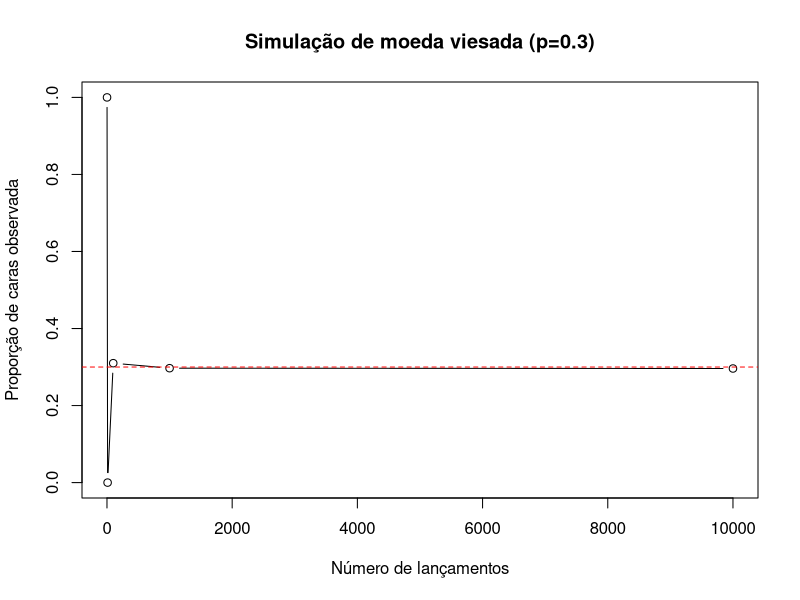
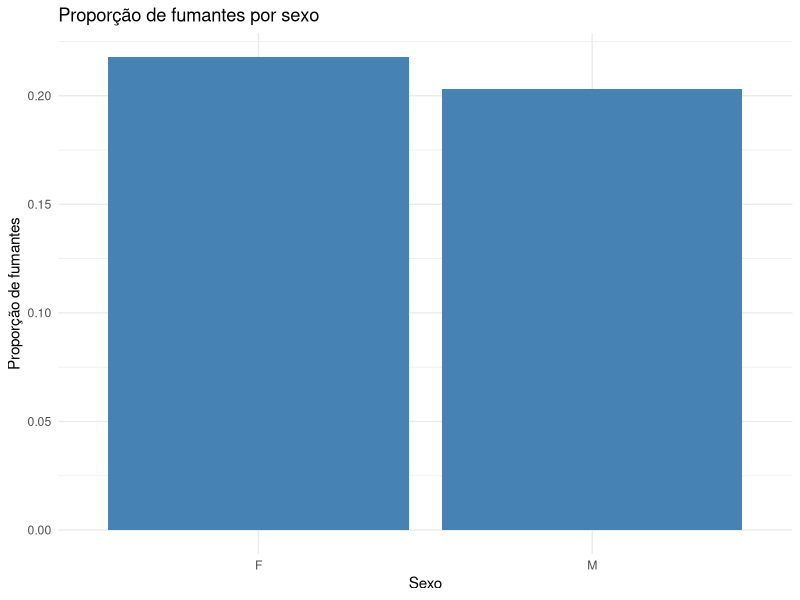
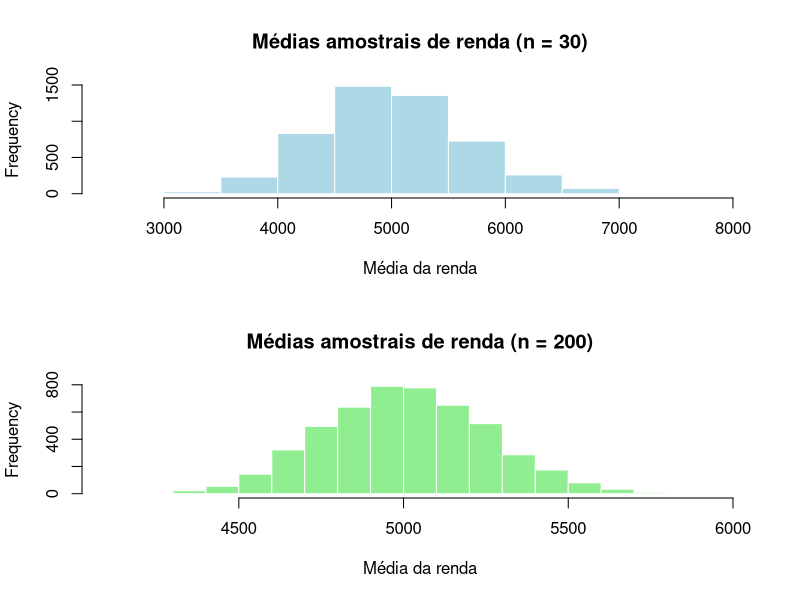
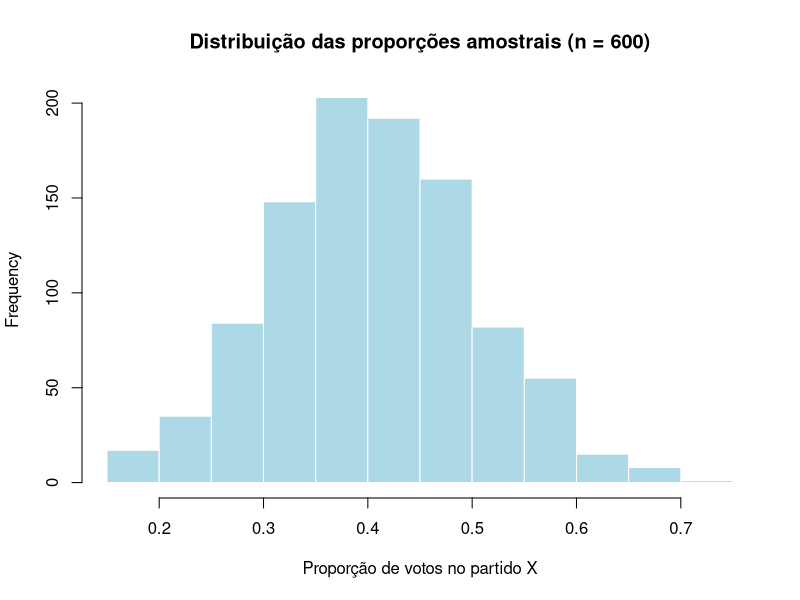
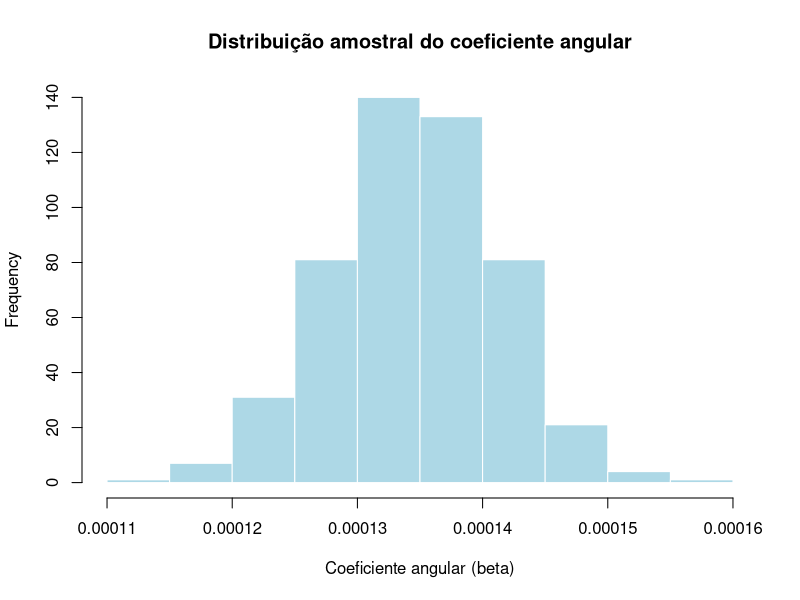

R code for these plots, in order:
## ---- chunk 1
knitr::opts_chunk$set(echo = TRUE)
# Carregar pacotes necessários
library(tidyverse)
library(ggplot2)
library(dplyr)
library(readr)
library(scales)
## ---- chunk 2
# Probabilidade de sair "cara"
p_cara <- 0.3 

# Tamanhos de amostra
n_vec <- c(1, 10, 100, 1000, 10000) 

# Data frame para armazenar resultados
result <- data.frame(
  n = n_vec,
  p_cara_obs = NA_real_
)

# Loop para simular lançamentos
for (i in seq_along(n_vec)) {
  # Simulação de n lançamentos
  lancamentos <- rbinom(n_vec[i], size = 1, prob = p_cara)
  
  # Proporção de caras observada
  result$p_cara_obs[i] <- mean(lancamentos)
}

# Visualizar resultados
print(result)

# Gráfico da proporção observada vs número de lançamentos
plot(result$n, result$p_cara_obs, type = "b",
     xlab = "Número de lançamentos",
     ylab = "Proporção de caras observada",
     main = "Simulação de moeda viesada (p=0.3)")
abline(h = p_cara, lty = 2, col = "red") # Linha da probabilidade teórica
## ---- chunk 3
set.seed(123)

# Parâmetros
p <- 0.65   # probabilidade de satisfação
n <- 20     # tamanho da amostra

# (1) Simulação de uma amostra Bernoulli
y <- rbinom(n, size = 1, prob = p)

# (2) Contar o número de satisfeitos
num_satisfeitos <- sum(y)
num_satisfeitos

# (3a) Probabilidade de observar exatamente 12 satisfeitos
prob_12 <- dbinom(12, size = n, prob = p)

# (3b) Probabilidade de observar pelo menos 12 satisfeitos
prob_12_ou_mais <- 1 - pbinom(11, size = n, prob = p)

# Resultados
cat("Número de satisfeitos na amostra:", num_satisfeitos, "\n")
cat("P(S = 12):", prob_12, "\n")
cat("P(S >= 12):", prob_12_ou_mais, "\n")
## ---- chunk 4
set.seed(123)
N <- 5000

# (1) Gerar base sintética de saúde
dados_saude <- data.frame(
  sexo       = sample(c("F", "M"), size = N, replace = TRUE, prob = c(0.55, 0.45)),
  fumante    = rbinom(N, 1, 0.22),
  hipertenso = rbinom(N, 1, 0.30)
)

# (2) Estimar probabilidades
P_fumante   <- mean(dados_saude$fumante == 1)
P_fumante_F <- mean(dados_saude$fumante[dados_saude$sexo == "F"] == 1)
P_fumante_M <- mean(dados_saude$fumante[dados_saude$sexo == "M"] == 1)

cat("P(fumante = 1):", P_fumante, "\n")
cat("P(fumante = 1 | sexo = F):", P_fumante_F, "\n")
cat("P(fumante = 1 | sexo = M):", P_fumante_M, "\n")

# (3) Gráfico de barras da proporção de fumantes por sexo
tab_fumo <- dados_saude |>
  dplyr::group_by(sexo) |>
  dplyr::summarise(prop_fumante = mean(fumante))

ggplot(tab_fumo, aes(x = sexo, y = prop_fumante)) +
  geom_col(fill = "steelblue") +
  labs(title = "Proporção de fumantes por sexo",
       x = "Sexo", y = "Proporção de fumantes") +
  theme_minimal()
## ---- chunk 5
# (1) Probabilidades marginais e conjunta
P_hipertenso <- mean(dados_saude$hipertenso == 1)
P_fumante    <- mean(dados_saude$fumante == 1)
P_hip_e_fum  <- mean(dados_saude$hipertenso == 1 & dados_saude$fumante == 1)

# (2) Probabilidade condicional
P_hip_dado_fum <- mean(dados_saude$hipertenso[dados_saude$fumante == 1] == 1)

# (3) Regra do produto
P_produto <- P_hip_dado_fum * P_fumante

# Resultados
cat("P(hipertenso = 1):", P_hipertenso, "\n")
cat("P(fumante = 1):", P_fumante, "\n")
cat("P(hipertenso = 1 & fumante = 1):", P_hip_e_fum, "\n")
cat("P(hipertenso = 1 | fumante = 1):", P_hip_dado_fum, "\n")
cat("Regra do produto:", P_produto, "\n")
## ---- chunk 6
set.seed(123)

# Parâmetros
P_F         <- 0.02   # prevalência de fraude
P_T_dado_F  <- 0.9    # sensibilidade
P_T_dado_Fc <- 0.05   # 1 - especificidade
P_Fc        <- 1 - P_F

# (1) Cálculo analítico de P(F|Alerta) usando Bayes
P_F_dado_T <- (P_T_dado_F * P_F) /
  (P_T_dado_F * P_F + P_T_dado_Fc * P_Fc)

cat("Probabilidade analítica P(F|Alerta):", P_F_dado_T, "\n")

# (2) Simulação com N = 100.000 beneficiários
N <- 100000
fraude <- rbinom(N, 1, P_F)
alerta <- ifelse(
  fraude == 1,
  rbinom(N, 1, P_T_dado_F),
  rbinom(N, 1, P_T_dado_Fc)
)

# (3) Estimar empiricamente P(F|Alerta)
P_empirico <- mean(fraude[alerta == 1] == 1)

cat("Probabilidade empírica P(F|Alerta):", P_empirico, "\n")
## ---- chunk 7
set.seed(123)
N <- 100000

# (1) População com renda assimétrica (distribuição Gamma)
renda_pop <- rgamma(N, shape = 2, rate = 1/2500)

# (2) Função auxiliar para simular médias
simular_medias <- function(n, n_rep = 5000) {
  medias <- numeric(n_rep)
  for (i in seq_len(n_rep)) {
    amostra <- sample(renda_pop, n, replace = TRUE)
    medias[i] <- mean(amostra)
  }
  medias
}

# (3) Médias amostrais para n = 30 e n = 200
medias_n30  <- simular_medias(30)
medias_n200 <- simular_medias(200)

# (4) Histogramas comparativos
par(mfrow = c(2, 1))
hist(medias_n30,  main = "Médias amostrais de renda (n = 30)",
     xlab = "Média da renda", col = "lightblue", border = "white")
hist(medias_n200, main = "Médias amostrais de renda (n = 200)",
     xlab = "Média da renda", col = "lightgreen", border = "white")
par(mfrow = c(1, 1))
## ---- chunk 8
set.seed(123)

# (1) Recriar base dados_saude, se necessário
N <- 5000
dados_saude <- data.frame(
  sexo       = sample(c("F", "M"), size = N, replace = TRUE, prob = c(0.55, 0.45)),
  fumante    = rbinom(N, 1, 0.22),
  hipertenso = rbinom(N, 1, 0.30)
)

# (2) Sorteio de amostra de tamanho n = 400
n <- 400
amostra_saude <- dados_saude[sample(1:nrow(dados_saude), n), ]

# Proporção amostral de hipertensos
p_hat <- mean(amostra_saude$hipertenso)

# Erro-padrão aproximado
SE_p <- sqrt(p_hat * (1 - p_hat) / n)

# Intervalo de confiança de 95%
IC_95 <- c(
  inferior = p_hat - 1.96 * SE_p,
  superior = p_hat + 1.96 * SE_p
)

# Proporção verdadeira na população
p_verdadeiro <- mean(dados_saude$hipertenso)

# Resultados
cat("Proporção amostral:", p_hat, "\n")
cat("Erro-padrão:", SE_p, "\n")
cat("IC 95%:", IC_95, "\n")
cat("Proporção verdadeira:", p_verdadeiro, "\n")
## ---- chunk 9
set.seed(123)
N <- 2000

# (1) Simular base de educação
dados_educacao <- data.frame(
  ideb        = rnorm(N, mean = 5.5, sd = 0.7),
  gasto_aluno = rnorm(N, mean = 6000, sd = 1500)
)

# Introduzir correlação positiva leve
dados_educacao$ideb <- dados_educacao$ideb +
  0.0002 * (dados_educacao$gasto_aluno - 6000)

# (2) Correlação de Pearson
cor_ideb_gasto <- cor(dados_educacao$ideb, dados_educacao$gasto_aluno)
cat("Correlação de Pearson:", cor_ideb_gasto, "\n")

# (3) Regressão simples
modelo <- lm(ideb ~ gasto_aluno, data = dados_educacao)
summary(modelo)

# Intervalo de confiança para o coeficiente angular
confint(modelo)
## ---- chunk 10
set.seed(123)
N <- 5000

# (1) População de municípios com proporção verdadeira de votos
dados_tse <- data.frame(
  id_mun       = 1:N,
  prop_partido = rbeta(N, shape1 = 10, shape2 = 15)
)

n_amostra <- 600
n_rep     <- 1000

# (2 e 3) Simulação de pesquisas eleitorais
p_hat_vec <- numeric(n_rep)
for (r in 1:n_rep) {
  id_escolhido <- sample(dados_tse$id_mun, 1)
  p_mun <- dados_tse$prop_partido[dados_tse$id_mun == id_escolhido]
  
  votos <- rbinom(n_amostra, size = 1, prob = p_mun)
  p_hat_vec[r] <- mean(votos)
}

# (4) Margem de erro "de praxe" (pior caso)
ME <- 1.96 * sqrt(0.25 / n_amostra)
cat("Margem de erro aproximada (pior caso):", ME, "\n")

# (5) Histograma das proporções simuladas
hist(p_hat_vec, main = "Distribuição das proporções amostrais (n = 600)",
     xlab = "Proporção de votos no partido X", col = "lightblue", border = "white")
## ---- chunk 11
set.seed(123)
N <- 5000

# (1) Variável socioeconômica
dados_tse <- data.frame(
  id_mun      = 1:N,
  renda_media = rnorm(N, mean = 2500, sd = 600)
)

# (2) Probabilidade de voto no partido X dependente de renda_media
dados_tse$prop_partido <- plogis(-1 + 0.0006 * dados_tse$renda_media + rnorm(N, 0, 0.3))

n_mun_amostra <- 300
n_eleitores   <- 400
n_rep         <- 500

coef_angular <- numeric(n_rep)

for (r in 1:n_rep) {
  # (4) Sortear municípios
  mun_sorteados <- sample(dados_tse$id_mun, n_mun_amostra)
  base_pesq <- dados_tse[dados_tse$id_mun %in% mun_sorteados, ]
  
  # Simular votos e calcular proporção p_hat
  p_hat <- numeric(n_mun_amostra)
  for (i in seq_len(n_mun_amostra)) {
    p_true <- base_pesq$prop_partido[i]
    votos  <- rbinom(n_eleitores, size = 1, prob = p_true)
    p_hat[i] <- mean(votos)
  }
  
  base_pesq$p_hat <- p_hat
  
  # (5) Ajustar regressão simples
  modelo <- lm(p_hat ~ renda_media, data = base_pesq)
  coef_angular[r] <- coef(modelo)[2]
}

# (7) Histograma da distribuição dos coeficientes angulares
hist(coef_angular, main = "Distribuição amostral do coeficiente angular",
     xlab = "Coeficiente angular (beta)", col = "lightblue", border = "white")

# Estatísticas da distribuição
cat("Média dos coeficientes:", mean(coef_angular), "\n")
cat("Desvio padrão dos coeficientes:", sd(coef_angular), "\n")
